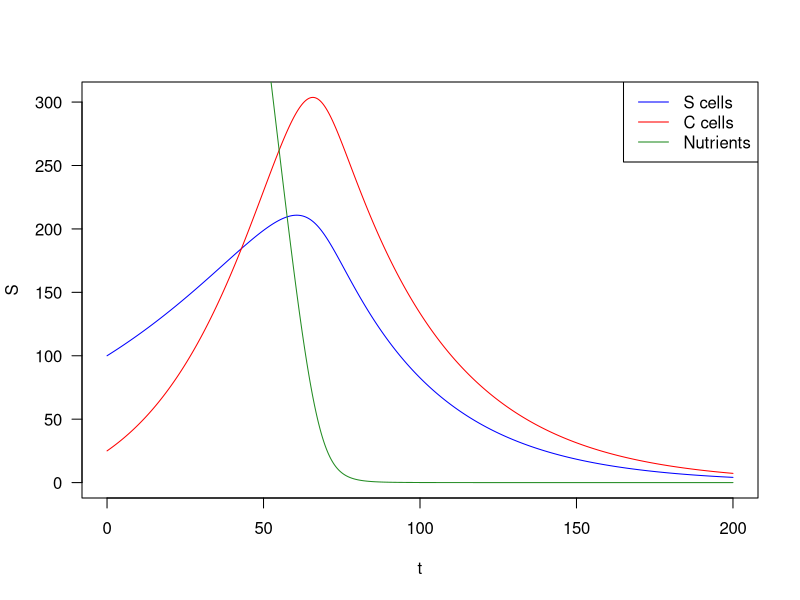

The R script that drew this image:
library(deSolve)
rm(list = ls())

SCN <- function(t, state, parameters)
{
  with(as.list(c(state, parameters)), {
    dS <- S * (beta1 * N/(N+K) - mu - gamma)
    dC <- C * (beta2 * N/(N+K) - delta - tau) + mu * S
    dN <- - N/(N+K) * (beta1 * S + beta2 * C)
    list(c(dS, dC, dN))
  })
}
  
####### Model SCN ####### 
params = c(mu = 0.01, beta1 = 0.05, beta2 = 0.07, gamma = 0.02, delta = 0.025, tau = 0.01, K = 1e2)
init = c(S = 100, C = 25 , N = 1e3)
times <- seq(0, 200, by=0.1)

out <- as.data.frame(ode(y = init, time = times, func = SCN, parms = params))

t = out$time
S = out$S
C = out$C
N = out$N

plot(t,S, type = "l", las=1, col = "blue", ylim = c(0, max(S, C)))
lines(t, C, type = "l", col="red")
lines(t, N, type = "l", col="forestgreen")

legend("topright", legend=c("S cells", "C cells", "Nutrients"),
       col=c("blue", "red", "forestgreen"), lty = 1)
